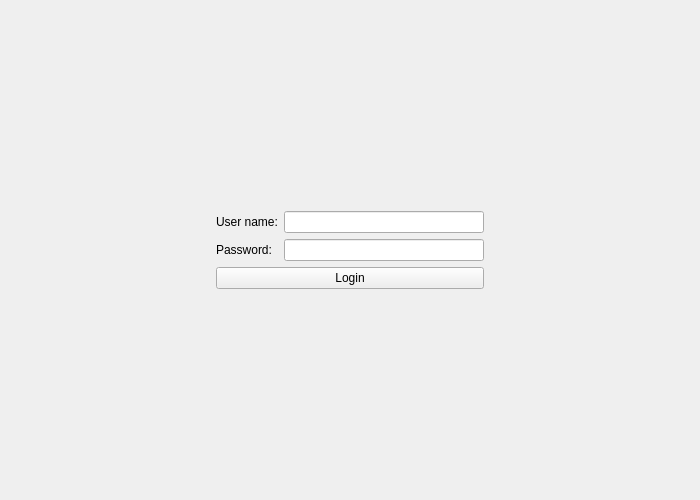
<?xml version="1.0" encoding="UTF-8"?>
<ui version="4.0">
 <class>LoginWindow</class>
 <widget class="QWidget" name="LoginWindow">
  <property name="geometry">
   <rect>
    <x>0</x>
    <y>0</y>
    <width>700</width>
    <height>500</height>
   </rect>
  </property>
  <property name="windowTitle">
   <string>test</string>
  </property>
  <property name="accessibleName">
   <string/>
  </property>
  <property name="windowFilePath">
   <string/>
  </property>
  <layout class="QGridLayout" name="gridLayout_2">
   <item row="1" column="1">
    <layout class="QGridLayout" name="gridLayout">
     <item row="2" column="0" colspan="2">
      <widget class="QPushButton" name="pushButton">
       <property name="enabled">
        <bool>true</bool>
       </property>
       <property name="text">
        <string>Login</string>
       </property>
      </widget>
     </item>
     <item row="1" column="1">
      <widget class="QLineEdit" name="lineEdit_4">
       <property name="minimumSize">
        <size>
         <width>200</width>
         <height>0</height>
        </size>
       </property>
       <property name="echoMode">
        <enum>QLineEdit::Password</enum>
       </property>
      </widget>
     </item>
     <item row="0" column="0">
      <widget class="QLabel" name="label_4">
       <property name="text">
        <string>User name:</string>
       </property>
      </widget>
     </item>
     <item row="1" column="0">
      <widget class="QLabel" name="label_5">
       <property name="text">
        <string>Password:</string>
       </property>
      </widget>
     </item>
     <item row="0" column="1">
      <widget class="QLineEdit" name="lineEdit_5">
       <property name="minimumSize">
        <size>
         <width>200</width>
         <height>0</height>
        </size>
       </property>
       <property name="text">
        <string/>
       </property>
      </widget>
     </item>
    </layout>
   </item>
   <item row="1" column="2">
    <spacer name="horizontalSpacer_2">
     <property name="orientation">
      <enum>Qt::Horizontal</enum>
     </property>
     <property name="sizeHint" stdset="0">
      <size>
       <width>180</width>
       <height>20</height>
      </size>
     </property>
    </spacer>
   </item>
   <item row="1" column="0">
    <spacer name="horizontalSpacer">
     <property name="orientation">
      <enum>Qt::Horizontal</enum>
     </property>
     <property name="sizeHint" stdset="0">
      <size>
       <width>181</width>
       <height>20</height>
      </size>
     </property>
    </spacer>
   </item>
   <item row="0" column="1">
    <spacer name="verticalSpacer">
     <property name="orientation">
      <enum>Qt::Vertical</enum>
     </property>
     <property name="sizeHint" stdset="0">
      <size>
       <width>20</width>
       <height>178</height>
      </size>
     </property>
    </spacer>
   </item>
   <item row="2" column="1">
    <spacer name="verticalSpacer_2">
     <property name="orientation">
      <enum>Qt::Vertical</enum>
     </property>
     <property name="sizeHint" stdset="0">
      <size>
       <width>20</width>
       <height>177</height>
      </size>
     </property>
    </spacer>
   </item>
  </layout>
 </widget>
 <resources/>
 <connections/>
</ui>
